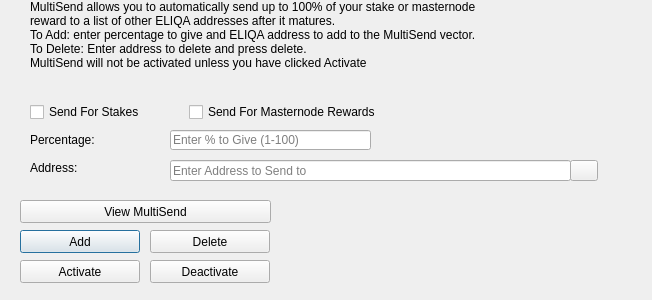
<?xml version="1.0" encoding="UTF-8"?>
<ui version="4.0">
 <class>MultiSendDialog</class>
 <widget class="QDialog" name="MultiSendDialog">
  <property name="windowModality">
   <enum>Qt::NonModal</enum>
  </property>
  <property name="geometry">
   <rect>
    <x>0</x>
    <y>0</y>
    <width>652</width>
    <height>300</height>
   </rect>
  </property>
  <property name="windowTitle">
   <string>MultiSend</string>
  </property>
  <widget class="QLineEdit" name="multiSendPercentEdit">
   <property name="geometry">
    <rect>
     <x>170</x>
     <y>130</y>
     <width>201</width>
     <height>20</height>
    </rect>
   </property>
   <property name="toolTip">
    <string>Enter whole numbers 1 - 100</string>
   </property>
   <property name="placeholderText">
    <string>Enter % to Give (1-100)</string>
   </property>
  </widget>
  <widget class="QLineEdit" name="multiSendAddressEdit">
   <property name="geometry">
    <rect>
     <x>170</x>
     <y>160</y>
     <width>401</width>
     <height>21</height>
    </rect>
   </property>
   <property name="toolTip">
    <string/>
   </property>
   <property name="placeholderText">
    <string>Enter Address to Send to</string>
   </property>
  </widget>
  <widget class="QLabel" name="label_2">
   <property name="geometry">
    <rect>
     <x>30</x>
     <y>0</y>
     <width>451</width>
     <height>121</height>
    </rect>
   </property>
   <property name="lineWidth">
    <number>1</number>
   </property>
   <property name="text">
    <string>MultiSend allows you to automatically send up to 100% of your stake or masternode reward to a list of other ELIQA addresses after it matures.
To Add: enter percentage to give and ELIQA address to add to the MultiSend vector.
To Delete: Enter address to delete and press delete.
MultiSend will not be activated unless you have clicked Activate</string>
   </property>
   <property name="alignment">
    <set>Qt::AlignLeading|Qt::AlignLeft|Qt::AlignTop</set>
   </property>
   <property name="wordWrap">
    <bool>true</bool>
   </property>
  </widget>
  <widget class="QLabel" name="message">
   <property name="geometry">
    <rect>
     <x>290</x>
     <y>200</y>
     <width>351</width>
     <height>91</height>
    </rect>
   </property>
   <property name="text">
    <string/>
   </property>
  </widget>
  <widget class="QPushButton" name="addButton">
   <property name="geometry">
    <rect>
     <x>20</x>
     <y>230</y>
     <width>120</width>
     <height>23</height>
    </rect>
   </property>
   <property name="toolTip">
    <string/>
   </property>
   <property name="statusTip">
    <string>Add to MultiSend Vector</string>
   </property>
   <property name="text">
    <string>Add</string>
   </property>
  </widget>
  <widget class="QPushButton" name="disableButton">
   <property name="geometry">
    <rect>
     <x>150</x>
     <y>260</y>
     <width>120</width>
     <height>23</height>
    </rect>
   </property>
   <property name="statusTip">
    <string>Deactivate MultiSend</string>
   </property>
   <property name="text">
    <string>Deactivate</string>
   </property>
  </widget>
  <widget class="QPushButton" name="addressBookButton">
   <property name="geometry">
    <rect>
     <x>570</x>
     <y>160</y>
     <width>28</width>
     <height>21</height>
    </rect>
   </property>
   <property name="toolTip">
    <string>Choose an address from the address book</string>
   </property>
   <property name="text">
    <string/>
   </property>
   <property name="icon">
    <iconset resource="../eliqa.qrc">
     <normaloff>:/icons/address-book</normaloff>:/icons/address-book</iconset>
   </property>
   <property name="shortcut">
    <string>Alt+A</string>
   </property>
   <property name="autoDefault">
    <bool>false</bool>
   </property>
  </widget>
  <widget class="QLabel" name="label">
   <property name="geometry">
    <rect>
     <x>30</x>
     <y>130</y>
     <width>121</width>
     <height>20</height>
    </rect>
   </property>
   <property name="toolTip">
    <string>Percentage of stake to send</string>
   </property>
   <property name="text">
    <string>Percentage:</string>
   </property>
  </widget>
  <widget class="QLabel" name="label_5">
   <property name="geometry">
    <rect>
     <x>30</x>
     <y>160</y>
     <width>111</width>
     <height>16</height>
    </rect>
   </property>
   <property name="toolTip">
    <string>Address to send portion of stake to</string>
   </property>
   <property name="text">
    <string>Address:</string>
   </property>
  </widget>
  <widget class="QPushButton" name="deleteButton">
   <property name="geometry">
    <rect>
     <x>150</x>
     <y>230</y>
     <width>120</width>
     <height>23</height>
    </rect>
   </property>
   <property name="toolTip">
    <string/>
   </property>
   <property name="statusTip">
    <string>Delete Address From MultiSend Vector</string>
   </property>
   <property name="text">
    <string>Delete</string>
   </property>
  </widget>
  <widget class="QPushButton" name="activateButton">
   <property name="geometry">
    <rect>
     <x>20</x>
     <y>260</y>
     <width>120</width>
     <height>23</height>
    </rect>
   </property>
   <property name="statusTip">
    <string>Activate MultiSend</string>
   </property>
   <property name="text">
    <string>Activate</string>
   </property>
  </widget>
  <widget class="QPushButton" name="viewButton">
   <property name="geometry">
    <rect>
     <x>20</x>
     <y>200</y>
     <width>251</width>
     <height>23</height>
    </rect>
   </property>
   <property name="toolTip">
    <string/>
   </property>
   <property name="statusTip">
    <string>View MultiSend Vector</string>
   </property>
   <property name="text">
    <string>View MultiSend</string>
   </property>
  </widget>
  <widget class="QWidget" name="horizontalLayoutWidget">
   <property name="geometry">
    <rect>
     <x>30</x>
     <y>100</y>
     <width>351</width>
     <height>24</height>
    </rect>
   </property>
   <layout class="QHBoxLayout" name="horizontalLayout">
    <item>
     <widget class="QCheckBox" name="multiSendStakeCheckBox">
      <property name="text">
       <string>Send For Stakes</string>
      </property>
     </widget>
    </item>
    <item>
     <widget class="QCheckBox" name="multiSendMasternodeCheckBox">
      <property name="text">
       <string>Send For Masternode Rewards</string>
      </property>
     </widget>
    </item>
   </layout>
  </widget>
 </widget>
 <resources>
  <include location="../eliqa.qrc"/>
 </resources>
 <connections/>
</ui>
